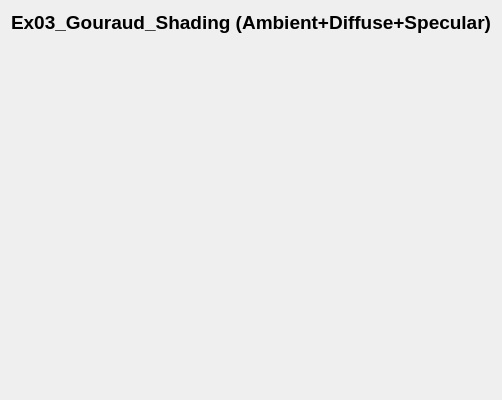
<?xml version="1.0" encoding="UTF-8"?>
<ui version="4.0">
 <class>window</class>
 <widget class="QWidget" name="window">
  <property name="geometry">
   <rect>
    <x>0</x>
    <y>0</y>
    <width>400</width>
    <height>400</height>
   </rect>
  </property>
  <property name="windowTitle">
   <string>window</string>
  </property>
  <layout class="QGridLayout" name="gridLayout">
   <item row="0" column="0">
    <widget class="QLabel" name="label">
     <property name="sizePolicy">
      <sizepolicy hsizetype="Preferred" vsizetype="Fixed">
       <horstretch>0</horstretch>
       <verstretch>0</verstretch>
      </sizepolicy>
     </property>
     <property name="font">
      <font>
       <pointsize>14</pointsize>
       <bold>true</bold>
      </font>
     </property>
     <property name="text">
      <string>Ex03_Gouraud_Shading (Ambient+Diffuse+Specular)</string>
     </property>
     <property name="alignment">
      <set>Qt::AlignCenter</set>
     </property>
    </widget>
   </item>
   <item row="1" column="0">
    <widget class="glWidget" name="widget" native="true"/>
   </item>
  </layout>
 </widget>
 <customwidgets>
  <customwidget>
   <class>glWidget</class>
   <extends>QWidget</extends>
   <header location="global">glwidget.h</header>
   <container>1</container>
  </customwidget>
 </customwidgets>
 <resources/>
 <connections/>
</ui>
